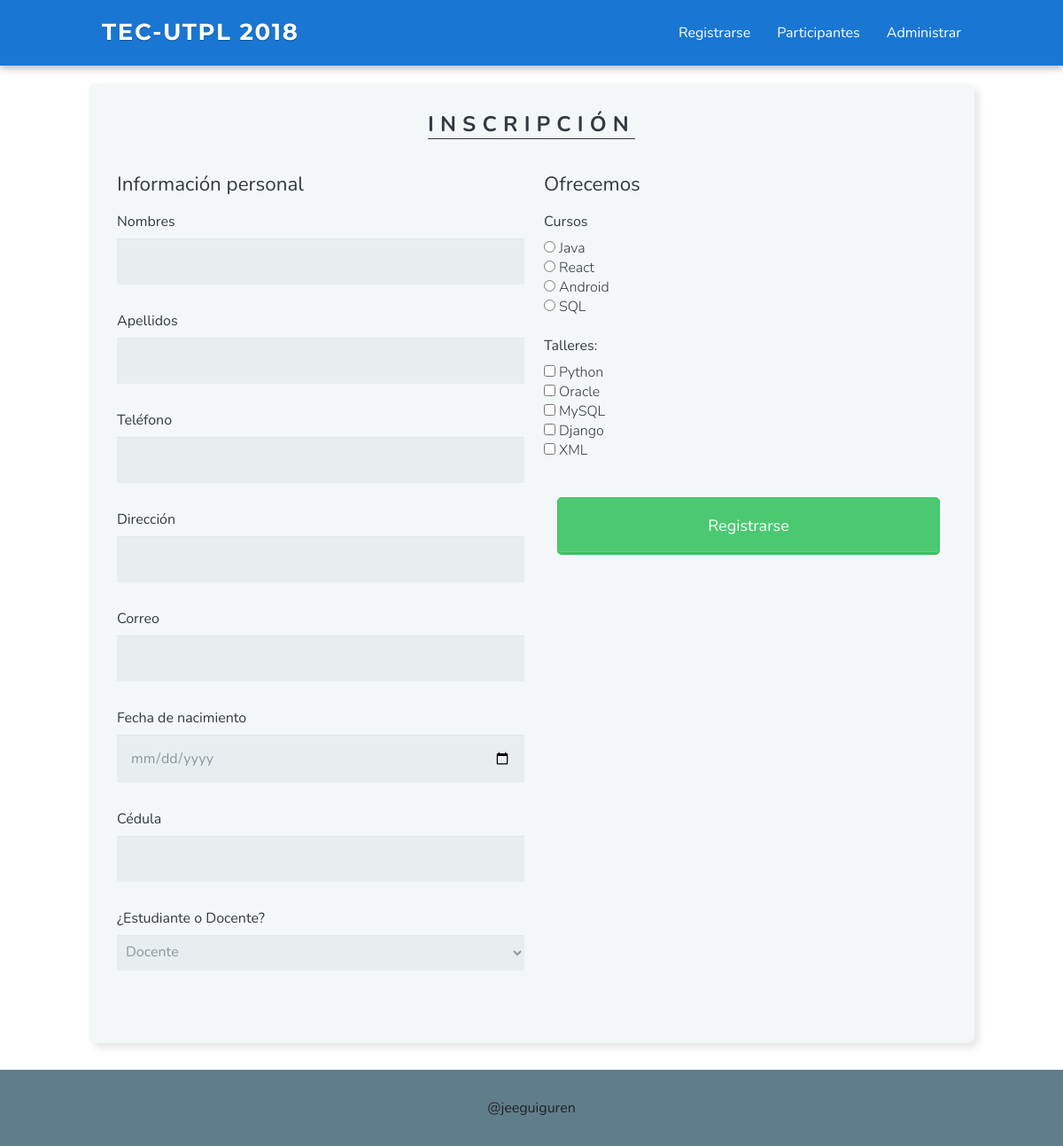
Screenshot of /ejemplo3/formulario.php with the database file from the repository.
### tables this page shows
CREATE TABLE `cursos` (
  `id` int(100) NOT NULL,
  `codigo` varchar(10) NOT NULL,
  `nombre` varchar(100) NOT NULL,
  `costo` int(5) NOT NULL,
  `cupos` int(10) NOT NULL
);

CREATE TABLE `talleres` (
  `id` int(11) NOT NULL,
  `codigo` varchar(10) NOT NULL,
  `nombre` varchar(100) NOT NULL,
  `costo` int(5) NOT NULL,
  `cupos` int(10) NOT NULL
);

### ejemplo3/formulario.php (the view, shortened to what this page needs)
<?php
	include("dll/mysql.php");
?>
<!DOCTYPE html>
<html lang="en">
<head>
	<link rel="stylesheet" href="css/normalize.css">
	<link rel="stylesheet" href="css/main.css">
</head>
<body>
	<header class="clearfix">
		<section>
			<a href="index.php"><h1>TEC-UTPL 2018</h1></a>
			<nav id="nav-bar">
				<ul class="clearfix">
					<li><a href="formulario.php">Registrarse</a></li>
					<li><a href="internas/list_registros.php">Participantes</a></li>
					<li><a href="admin.php">Administrar</a></li>
				</ul>
			</nav>
		</section>
	</header>
	<form method="post" action="internas/process_form.php" class="clearfix">
		<div><h2>Inscripción</h2></div>
		<fieldset id="left-fieldset">
			<legend>Información personal</legend>
			<label for="nombres">Nombres</label>
			<input id="nombres" type="text" name="nombres" required><br>
			<label for="apellidos">Apellidos</label>
			<input id ="apellidos" type="text" name="apellidos" required><br>
			<label for="telefono">Teléfono</label>
			<input id ="telefono" type="text" name="telefono"><br>
			<label for="direccion">Dirección</label>
			<input id ="direccion" type="text" name="direccion"><br>
			<label for="correo">Correo</label>
			<input id="correo" type="email" name="correo"><br>
			<label for="fecha">Fecha de nacimiento</label>
			<input id="fecha" type="date" name="fecha" required><br>
			<label for="cedula">Cédula</label>
			<input id="ceula" type="text" name="cedula" required><br>
			<label>¿Estudiante o Docente?</label>
			<select name="tipo" id="">
				<option value="docente">Docente</option>
			</select>
		</fieldset>
		<fieldset class="right-fieldset">
			<legend>Ofrecemos</legend>
			<label for="">Cursos</label>
			<?php
				$query = "select * from cursos";
				$cursos = mysqli_query($link, $query) or die('error de sql');
				while ($curso = mysqli_fetch_array($cursos,MYSQLI_ASSOC)) { ?>
				<input type="radio" name="curso" value="<?php echo $curso['id']; ?>" id="<?php echo $curso['nombre']; ?>"><label for="<?php echo $curso['nombre']; ?>" class="list-item"><?php echo $curso['nombre']; ?></label><br>
			<?php } ?>
			<br><label for="">Talleres:</label>
			<?php
				$query = "select * from talleres";
				$talleres = mysqli_query($link, $query) or die('error de sql');
				while ($taller = mysqli_fetch_array($talleres,MYSQLI_ASSOC)) { ?>
				<input type="checkbox" name="talleres[]" value="<?php echo $taller['id']; ?>" id="<?php echo $taller['nombre']; ?>"><label for="<?php echo $taller['nombre']; ?>" class="list-item"><?php echo $taller['nombre']; ?></label><br>
			<?php } ?>
		</fieldset>
		<button>Registrarse</button>
	</form>
	<footer>
		<p>@jeeguiguren</p>
	</footer>
</body>
</html>

### ejemplo3/css/main.css (style rules this page uses)
*, *:before, *:after { -moz-box-sizing: border-box; -webkit-box-sizing: border-box; box-sizing: border-box; }
html { height: 100%; box-sizing: border-box; }
a { text-decoration: none; color: #384047; }
body { font-family: 'Nunito', sans-serif; color: #32393f; min-width: 300px; padding-bottom: 6rem; min-height: 100%; margin: 0; position: relative; }
form { min-width: 300px; margin: 20px auto; padding: 10px 20px; background: #f4f7f8; border-radius: 8px; max-width: 480px; width: 90%; box-shadow: 5px 5px 8px 0 rgba(0,0,0,.1); }
h1 { margin: 50px 0 30px 0; text-align: center; display: block; text-shadow: 5px 5px 8px rgba(0,0,0,.1); font-size: 2.5em; }
header { background: #1976D2; width: 100%; box-shadow: 0 0 10px 1px rgba(0,0,0,.4); }
header h1 { color: #fff; margin: 0; padding: .9em 0 0 0; text-align: center; font-family: 'Montserrat', sans-serif; color: white; font-size: 1.625rem; letter-spacing: .065em; line-height: 1.3; text-shadow: 0 1px 1px rgba(0,0,0,.3); text-transform: uppercase; }
#nav-bar ul { padding: 0; padding-bottom: .8em; list-style: none; text-align: center; }
#nav-bar ul li { padding: .5em 0; }
#nav-bar a { color: #fff; border-bottom: 1px solid #1976D2; transition: all .3s ease-in-out; }
form > div { text-align: center; }
h2 { text-align: center; text-transform: uppercase; letter-spacing: .3em; border-bottom: 1px solid #32393f; display: inline-block; font-size: 1.5em; margin-bottom: 35px; }
input[type="text"], input[type="date"], input[type="email"], input[type="number"], select { background: rgba(255,255,255,0.1); border: none; font-size: 16px; height: auto; margin: 0; outline: 0; padding: 15px; width: 100%; background-color: #e8eeef; color: #8a97a0; box-shadow: 0 1px 0 rgba(0,0,0,0.03) inset; margin-bottom: 30px; }
input[type="radio"], input[type="checkbox"] { margin: 0 4px 0 0; }
select { padding: 10px 6px; height: 40px; border-radius: 2px; }
button { padding: 19px 39px 18px 39px; color: #FFF; background-color: #4bc970; font-size: 18px; text-align: center; font-style: normal; border-radius: 5px; width: 100%; border: 1px solid #3ac162; border-width: 1px 1px 3px 1px; box-shadow: 0 -1px 0 rgba(255,255,255,0.1) inset; margin-bottom: 15px; }
fieldset { margin-bottom: 30px; border: none; }
legend { font-size: 1.4em; margin-bottom: 10px; }
label { display: block; margin-bottom: 8px; }
label.list-item { font-weight: 300; display: inline; }
footer { position: absolute; right: 0; left: 0; bottom: 0; padding: 1rem; text-align: center; background-color: #607D8B; color: #212121; }
@media (min-width: 769px) { header { padding: 10px 0; } }
@media (min-width: 769px) { header h1 { display: inline-block; padding: 10px 15px; } }
@media (min-width: 769px) { #nav-bar { float: right; padding: 0; } }
@media (min-width: 769px) { #nav-bar ul { padding: 0; } }
@media (min-width: 769px) { #nav-bar ul li { float: left; padding: 0; margin: 0 15px; } }
@media (min-width: 769px) { #nav-bar a { padding: 10px 0; } }
@media (min-width: 769px) { form { max-width: 600px; } }
@media (min-width: 769px) { .clearfix::after { content: " "; display: table; clear: both; } }
@media (min-width: 1025px) { header section { margin: 0 auto; max-width: 1000px; } }
@media (min-width: 1025px) { h1 { font-size: 3.5em; } }
@media (min-width: 1025px) { form { max-width: 1000px; } }
@media (min-width: 1025px) { #left-fieldset { float: left; width: 50%; } }
@media (min-width: 1025px) { button { width: 45%; margin: 0 0 0 25px; display: inline-block; } }

### rows the page displays
cursos: nombre "Java"
cursos: nombre "React"
cursos: nombre "Android"
cursos: nombre "SQL"
talleres: nombre "Python"
talleres: nombre "Oracle"
talleres: nombre "MySQL"
talleres: nombre "Django"
talleres: nombre "XML"
